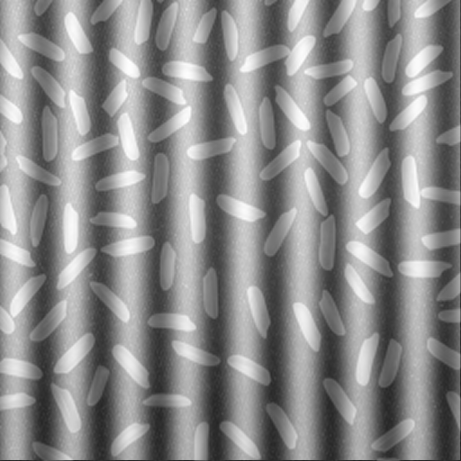
#> input picture data/rice1.png, 461 x 461 px
$ python price_count.py
#> lines starting #> are read from the running program, lines starting #| are printed output that depends on the picture; after the words box and inside, x2 and y2 are one past the last pixel; in counts of white or black regions, pixels touching at a corner belong together
#> the answer given: ../data/rice1.png
import cv2
import numpy as np
from typing import List


def fourier_transform(image):
    # Chuyển ảnh từ miền không gian sang miền tần số bằng FFT
    f = np.fft.fft2(image)
    center_shift = np.fft.fftshift(f)

    # Tính độ lớn của phổ Fourier (Fourier Spectrum)
    magnitude_spectrum = 30 * np.log(np.abs(center_shift))
    return center_shift, magnitude_spectrum


def inverse_FFT(fshift):
    f_ishift = np.fft.ifftshift(fshift)
    # inverse furier
    img_back = np.fft.ifft2(f_ishift)
    img_back = np.abs(img_back).astype(np.uint8)
    return img_back


def computeIdealFiltering(D, Do, mode=0):
    """Computes Ideal Filtering based on the cut off frequency (Do).
    If mode=0, it compute Lowpass Filtering otherwise Highpass filtering
    """
    H = np.zeros_like(D)
    if mode==0:
        H = (D<=Do).astype(int)
    else:
        H = (D>Do).astype(int)
    return H

def constructDuv(N):
    """Constructs the frequency matrix, D(u,v), of size NxN"""
    u = np.arange(N)
    v = np.arange(N)

    idx = np.where(u>N/2)[0]
    u[idx] = u[idx] - N
    idy = np.where(v>N/2)[0]
    v[idy] = v[idx] - N

    [V,U]= np.meshgrid(v,u)
    D = np.sqrt(U**2 + V**2)

    return D

def computeIdealFilters(F, D, Do):
    #Compute Ideal Lowpass Filter (ILPF)
    H_low = computeIdealFiltering(D, Do, 0)
    filtered_high = H_low * F

    #Compute Ideal Highpass Filter (IHPF)
    H_high = computeIdealFiltering(D, Do, 1)

    #Compute the filtered image (result in space domain)
    filtered_low = H_high * F
    return filtered_low, filtered_high


import click
@click.command()
@click.option('--image', '-i', type=str, help='input file path',
              default='./data/rice1.png', show_default='./data/rice1.png', prompt=True)
def main(image: str) -> None:
#> called with image = '../data/rice1.png'
    import os
    from pathlib import Path

    os.makedirs('./output', exist_ok=True)

    img = cv2.imread(image)
#> img is the input picture: shape (461, 461, 3); min 37, max 255, mean 140.2
    gray = cv2.cvtColor(img, cv2.COLOR_BGR2GRAY)
    blur = cv2.medianBlur(gray, 5)

    center_shift, magnitude_spectrum = fourier_transform(blur)
#> in fourier_transform, `magnitude_spectrum = 30 * np.log(np.abs(center_shift))`:
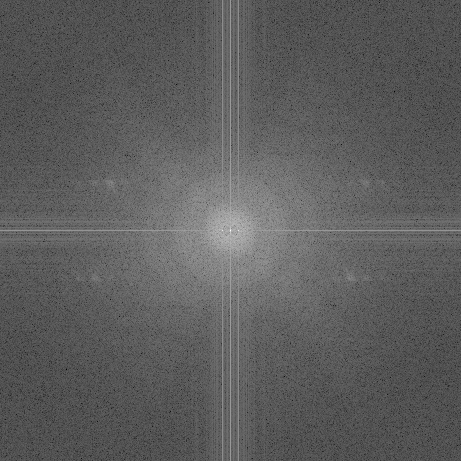
#> magnitude_spectrum: shape (461, 461) float64; min 3.72, max 516.3, mean 191.7; drawn with min black and max white

    rows, cols = blur.shape
#> rows = 461; cols = 461
    crow, ccol = rows // 2, cols // 2
#> crow = 230; ccol = 230

    center_shift[crow - 2:crow + 2, 0:ccol - 2] = 1
    center_shift[crow - 2:crow + 2, ccol + 2:] = 1

    denoised_image = inverse_FFT(center_shift)
#> in inverse_FFT, `img_back = np.abs(img_back).astype(np.uint8)`:
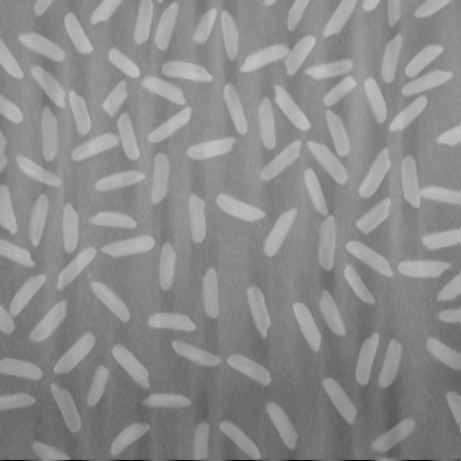
#> img_back: shape (461, 461); min 0, max 195, mean 139.6
    blurred = cv2.GaussianBlur(denoised_image, (5, 5), 0)

    # can bang histogram cuc bo
    # clipLimit càng nhỏ thì mức độ nhiễu càng ít tuy nhiên hiệu quả cân bằng sáng lại càng thấp.
    h,w = blurred.shape[:]
#> h = 461; w = 461
    clahe = cv2.createCLAHE(clipLimit=5, tileGridSize=(int(w/50), int(h/50)))
    cl = clahe.apply(blurred)
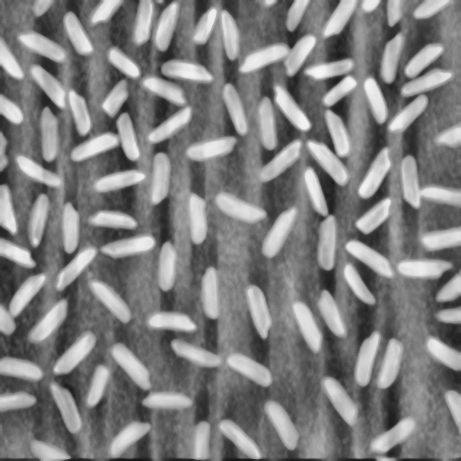
#> cl: shape (461, 461); min 18, max 246, mean 127.3
    cl = cv2.GaussianBlur(cl, (5, 5), 0)

    thres1 = cv2.adaptiveThreshold(cl, 255, cv2.ADAPTIVE_THRESH_GAUSSIAN_C, cv2.THRESH_BINARY, 55, -12)
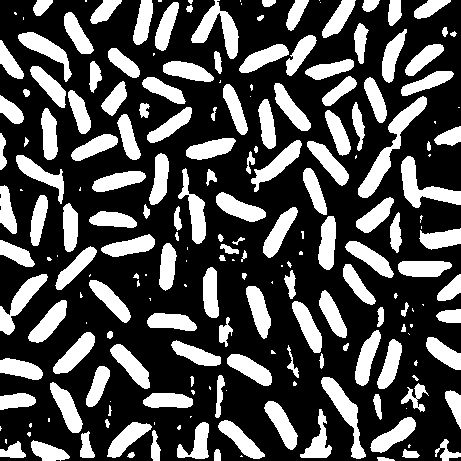
#> thres1: shape (461, 461); 31% white; 208 white regions (62 under 20 px), largest, box (x1, y1, x2, y2) and area: (358, 96, 427, 198) 1485, (401, 156, 461, 208) 1187, (191, 0, 239, 59) 1095

    kernel_morphological = cv2.getStructuringElement(cv2.MORPH_RECT, (8,8))
    thres_er = cv2.erode(thres1, kernel_morphological, iterations=1)
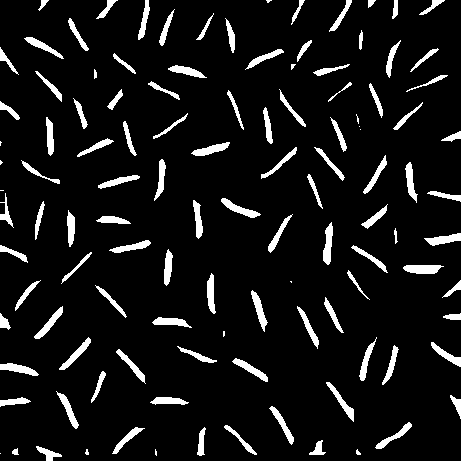
#> thres_er: shape (461, 461); 8.2% white; 116 white regions (14 under 20 px), largest, box (x1, y1, x2, y2) and area: (403, 265, 444, 274) 295, (323, 222, 333, 265) 275, (221, 198, 261, 218) 268
    thres_mor_1 = cv2.dilate(thres_er, kernel_morphological, iterations=1)
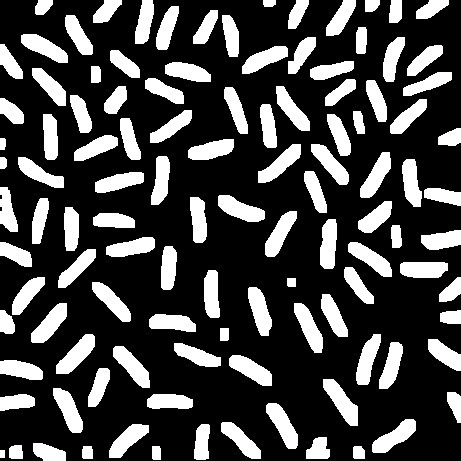
#> thres_mor_1: shape (461, 461); 27.2% white; 112 white regions

    contours, hierarchy = cv2.findContours(thres_mor_1, cv2.RETR_EXTERNAL, cv2.CHAIN_APPROX_SIMPLE)
#> contours = 112 contours; largest, box (x1, y1, x2, y2) and area: (323, 379, 358, 426) 716, (56, 334, 95, 374) 705, (266, 403, 298, 449) 682, (31, 303, 67, 343) 682, (218, 195, 265, 222) 682

    output_image = np.copy(img)
    count = 0

    for i, c in enumerate(contours):
        contours_poly = cv2.approxPolyDP(c, 3, True)
        boundRect = cv2.boundingRect(contours_poly)

        cv2.rectangle(output_image,
                      (int(boundRect[0]), int(boundRect[1])),
                      (int(boundRect[0] + boundRect[2]), int(boundRect[1] + boundRect[3])),
                      (0, 255, 0),
                      1)
        cv2.drawContours(output_image, contours, i, (0, 0, 255), 1)
        cv2.putText(output_image, str(count), (int(boundRect[0]), int(boundRect[1] - 10)),
                    cv2.FONT_HERSHEY_SIMPLEX, 0.5, (255, 0, 0), 2, cv2.LINE_AA)

        count += 1
#> this loop made 112 passes
#> boundRect on passes 6, 8, 9, 10, 11, 12, 13, 14, 16, 17, 18, 19: (33, 443, 33, 18), (196, 424, 13, 36), (109, 425, 40, 33), (221, 422, 40, 37), (372, 419, 44, 34), (266, 403, 32, 46), (147, 394, 46, 15), (0, 394, 35, 17), (53, 388, 30, 45), (323, 379, 35, 47), (88, 368, 22, 39), (0, 361, 43, 18)
#> (contours_poly, boundRect) on passes 1, 2, 3, 4, 5, 7: ([[0, 450], [0, 457], [4, 457], [4, 450]], (0, 450, 5, 8)), ([[354, 446], [353, 457], [364, 458], [361, 446]], (353, 446, 12, 13)), ([[152, 446], [152, 458], [160, 459], [159, 446]], (152, 446, 9, 14)), ([[83, 446], [82, 457], [92, 458], [91, 446]], (82, 446, 11, 13)), ([[9, 448], [9, 457], [22, 458], [21, 445]], (9, 445, 14, 14)), ([[326, 437], [313, 440], [306, 458], [329, 456]], (306, 437, 24, 22))
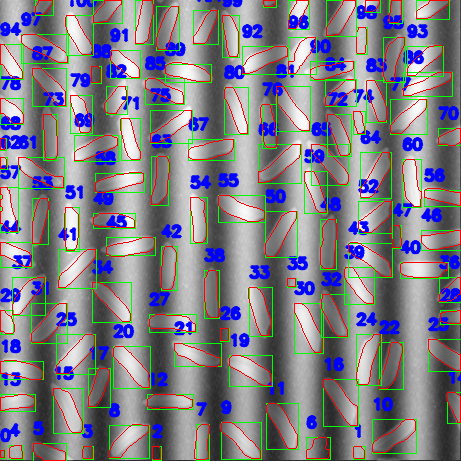
#> output_image: shape (461, 461, 3); mean B, G, R 135.6, 127.8, 127.1
#> after the loop, count = 112

    print("\n>>> Number:\t", count)
#| >>> Number:	 112
    cv2.imwrite(os.path.join('./output', Path(image).stem + '.png'), output_image)

if __name__ == '__main__':
    main()
#> (the program exits here)

$ run again, with data/rice2.png copied over data/rice1.png
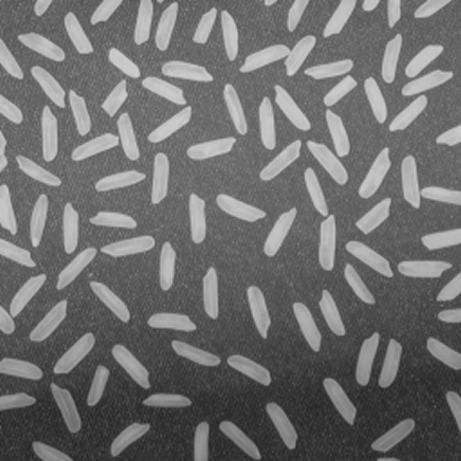
#> input picture data/rice2.png, 461 x 461 px
#> in main, img is the input picture: shape (461, 461, 3); min 34, max 211, mean 110.8
#> in main, `thres1 = cv2.adaptiveThreshold(cl, 255, cv2.ADAPTIVE_THRESH_GAUSSIAN_C..`:
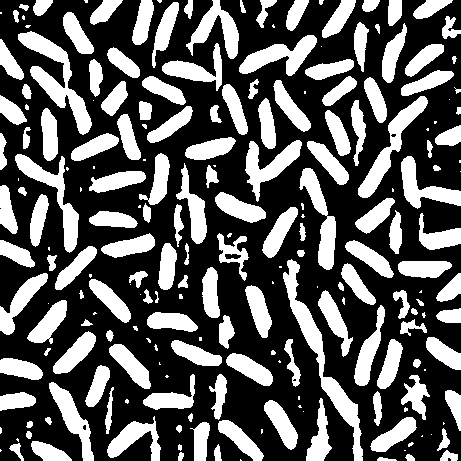
#> thres1: shape (461, 461); 35.7% white; 217 white regions (64 under 20 px), largest, box (x1, y1, x2, y2) and area: (283, 259, 363, 461) 2534, (18, 31, 92, 135) 2213, (358, 96, 428, 198) 1601
#> thres_er: shape (461, 461); 9.8% white; 124 white regions (16 under 20 px), largest, box (x1, y1, x2, y2) and area: (250, 146, 297, 182) 354, (220, 198, 262, 219) 323, (403, 265, 445, 274) 306
#> thres_mor_1: shape (461, 461); 30.4% white; 118 white regions
#> contours = 118 contours; largest, box (x1, y1, x2, y2) and area: (247, 143, 301, 186) 1078, (52, 387, 95, 461) 989, (193, 7, 240, 58) 986, (0, 276, 47, 335) 893, (322, 378, 360, 427) 810
#> the loop in main, `for i, c in enumerate(contours):` made 118 passes
#> boundRect on passes 3, 4, 5, 6, 7, 8, 10, 12: (33, 443, 37, 18), (307, 430, 23, 31), (195, 424, 15, 37), (109, 425, 41, 32), (220, 422, 43, 39), (373, 420, 44, 33), (266, 403, 32, 46), (147, 394, 47, 15)
#> after the loop in main, `for i, c in enumerate(contours):`:
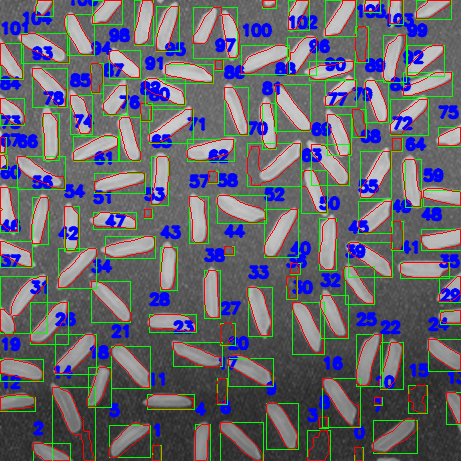
#> output_image: shape (461, 461, 3); mean B, G, R 111, 102.6, 102.1
#> after the loop in main, `for i, c in enumerate(contours):`: count = 118
#| >>> Number:	 118
